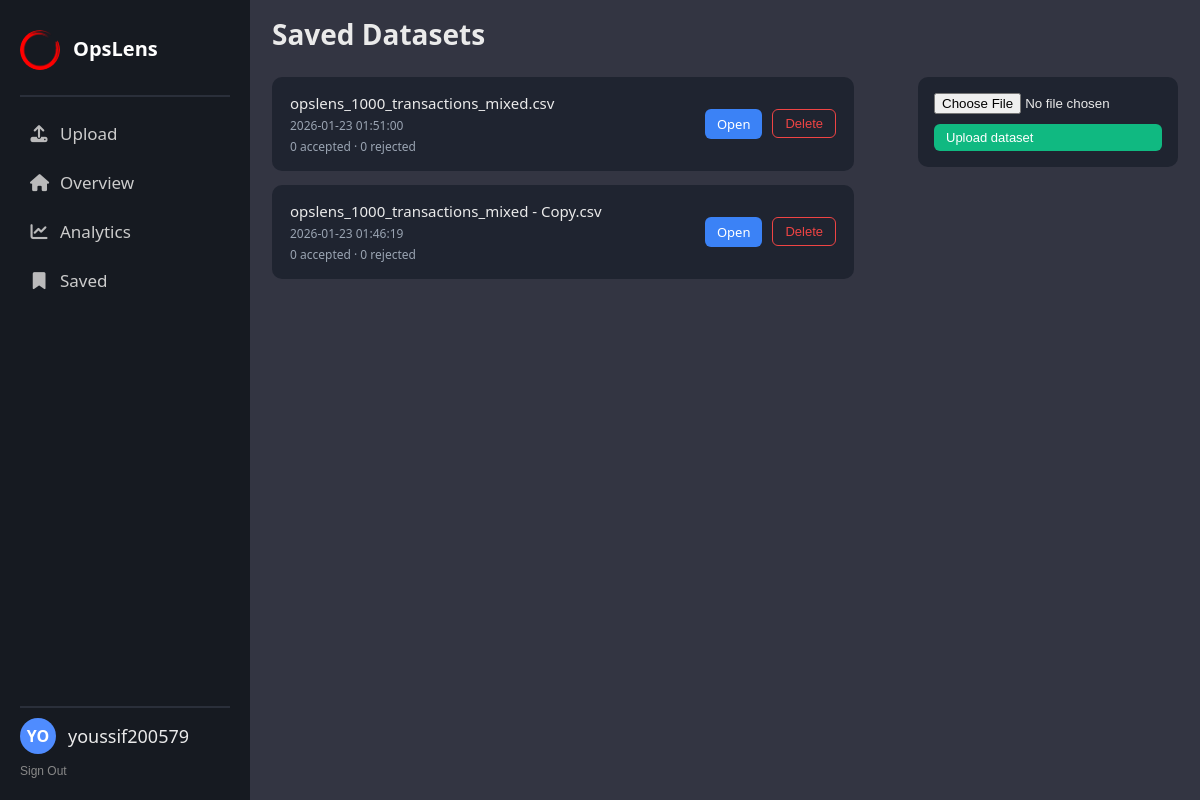
/saved (signed in), run on the app's committed database.
### tables this page shows
CREATE TABLE datasets (
        id INTEGER PRIMARY KEY AUTOINCREMENT,
        user_id INTEGER,
        filename TEXT NOT NULL,
        raw_csv TEXT NOT NULL,
        uploaded_at TIMESTAMP DEFAULT CURRENT_TIMESTAMP, content_hash TEXT, schema_version TEXT NOT NULL DEFAULT 'transactions-v1', status TEXT NOT NULL DEFAULT 'completed', total_rows INTEGER NOT NULL DEFAULT 0, accepted_rows INTEGER NOT NULL DEFAULT 0, rejected_rows INTEGER NOT NULL DEFAULT 0, duplicate_rows INTEGER NOT NULL DEFAULT 0, completed_at TEXT,
        FOREIGN KEY(user_id) REFERENCES users(id)
        
    );

### app/routes.py (the view)
@bp.route("/saved")
def saved():
    if not current_user_id():
        session["next"] = url_for("main.saved")
        return redirect(url_for("main.login"))
    page = max(request.args.get("page", 1, type=int), 1)
    per_page = min(max(request.args.get("per_page", 20, type=int), 1), 100)
    datasets = get_db().execute(
        """SELECT id, filename, uploaded_at, total_rows, accepted_rows, rejected_rows FROM datasets
           WHERE user_id = ? AND status = 'completed' ORDER BY uploaded_at DESC, id DESC LIMIT ? OFFSET ?""",
        (current_user_id(), per_page + 1, (page - 1) * per_page)).fetchall()
    return render_template("saved.html", datasets=datasets[:per_page], page=page, has_next=len(datasets) > per_page)

### app/db.py (called while the page is built)
def connect_database(path):
    path = Path(path)
    path.parent.mkdir(parents=True, exist_ok=True)
    connection = sqlite3.connect(path, timeout=30, isolation_level=None)
    connection.row_factory = sqlite3.Row
    connection.execute("PRAGMA foreign_keys = ON")
    connection.execute("PRAGMA busy_timeout = 30000")
    connection.execute("PRAGMA journal_mode = WAL")
    return connection

def get_db():
    if "db" not in g:
        g.db = connect_database(current_app.config["DATABASE"])
    return g.db

### app/routes.py (called while the page is built)
def current_user_id():
    return session.get("user_id")

@bp.app_context_processor
def inject_user():
    user = None
    if current_user_id():
        row = get_db().execute("SELECT email FROM users WHERE id = ?", (current_user_id(),)).fetchone()
        if row:
            user = {"email": row["email"], "name": row["email"].split("@")[0], "avatar": row["email"][:2].upper()}
    return {"current_user": user}

### app/templates/saved.html (shortened to what this page needs)
{% extends "layout.html" %}
{% block content %}
<h1 class="page-title">Saved Datasets</h1>
<div class="saved-layout">
  <div class="dataset-list">
    {% for d in datasets %}
      <div class="dataset-card">
        <div class="dataset-info">
          <div class="dataset-name">{{ d.filename }}</div>
          <div class="dataset-date">{{ d.uploaded_at }}</div>
          <div class="dataset-date">{{ d.accepted_rows }} accepted · {{ d.rejected_rows }} rejected</div>
        </div>
        <div class="dataset-actions">
          <a href="/open/{{ d.id }}" class="btn btn-open">Open</a>
          <form method="post" action="/delete/{{ d.id }}"><button class="btn btn-delete" type="submit">Delete</button></form>
        </div>
      </div>
    {% endfor %}
  </div>
  <div class="upload-panel">
    <form method="POST" action="/saved/upload" enctype="multipart/form-data">
      <input type="file" name="file" required>
      <button type="submit" class="btn btn-upload">Upload dataset</button>
    </form>
  </div>
</div>
{% endblock %}

### app/templates/layout.html (shortened to what this page needs)
<!DOCTYPE html>
<html>
    <head>
        <link
            rel="stylesheet"
            href="https://cdnjs.cloudflare.com/ajax/libs/font-awesome/6.5.0/css/all.min.css"
        />
    </head>
    <link rel="stylesheet" href="{{ url_for('static', filename='styles.css') }}">
    <body>
        <div class = "app">
        <aside class = "sidebar">
            <div class = "sidebar-top">
                <div class="logo-wrap">
                    <img
                        src="{{ url_for('static', filename='images/opslens-logo.png') }}"
                        alt="OpsLens logo"
                        class="logo-img"
                    />
                    <h2 class="logo">OpsLens</h2>
                </div>
                <nav class = "sidebar-nav">
                    <a href="/" class = "nav-item">
                        <i class ="fa-solid fa-upload"></i>
                        <span>Upload</span>
                    </a>
                    <a href="/dashboard" class = "nav-item">
                        <i class ="fa-solid fa-house"></i>
                        <span>Overview</span>
                    </a>
                    <a href="/analytics" class = "nav-item">
                        <i class ="fa-solid fa-chart-line"></i>
                        <span>Analytics</span>
                    </a>
                    <a href="/saved" class = "nav-item">
                        <i class ="fa-solid fa-bookmark"></i>
                        <span>Saved</span>
                    </a>
                </nav>
            </div>
            <div class="sidebar-bottom">
                {% if current_user %}
                    <div class="account-info">
                    <div class="avatar">{{ current_user.avatar }}</div>
                    <div class="name">{{ current_user.name }}</div>
                    </div>
                    <form method="post" action="{{ url_for('main.logout') }}"><button class="switch link-button" type="submit">Sign Out</button></form>
                {% else %}
                    <a href="/login" class="switch-signin">Sign In</a>
                {% endif %}
            </div>
        </aside>
        <main class = "content">
            {% block content %}{% endblock %}
        </main>
        </div>
    </body>
</html>

### app/static/styles.css (style rules this page uses)
*, *::before, *::after { box-sizing: border-box; }
html, body { height: 100%; margin: 0; overflow: hidden; }
body { font-family: system-ui, sans-serif; background: #333542; color: #eaeaea; padding: 0; }
.app { display: flex; height: 100vh; overflow: hidden; }
.sidebar { width: 250px; flex: 0 0 250px; background: #161a21; padding: 20px; display: flex; flex-direction: column; justify-content: space-between; height: 100%; overflow: hidden; }
.sidebar-top { display: flex; flex-direction: column; }
.sidebar-bottom { border-top: 2px solid #2a2f3a; padding-top: 10px; }
.sidebar .logo { color: #ffffff; margin: 0 0 18px 0; }
.logo-wrap { display: flex; align-items: center; gap: 13px; margin-bottom: 15px; margin-top: 10px; border-bottom: 2px solid #2a2f3a; padding-bottom: 10px; }
.logo-img { width: 40px; height: 40px; border-radius: 50%; object-fit: cover; margin-bottom: 15px; }
.sidebar nav a { display: flex; color: #ccc; text-decoration: none; padding: 10px 10px; margin-bottom: 6px; font-size: 17px; font-weight: 500; align-items: center; gap: 12px; }
.sidebar nav a i { width: 18px; text-align: center; opacity: 0.9; }
.sidebar nav a:last-child { margin-bottom: 0; }
.account-info { display: flex; align-items: center; gap: 12px; cursor: pointer; }
.avatar { width: 36px; height: 36px; background: #4f8cff; color: white; border-radius: 50%; display: flex; align-items: center; justify-content: center; font-weight: 700; flex: 0 0 36px; }
.account-info .name { font-size: 18px; }
.switch { font-size: 12px; color: #888; margin-top: 10px; }
.content { flex: 1; min-width: 0; height: 100%; overflow: hidden; padding: 15px 22px; }
h1, h2 { margin: 0 0 10px 0; }
.logo { display: flex; align-items: center; gap: 10px; font-weight: 700; font-size: 20px; }
.page-title { font-size: 28px; margin-bottom: 24px; font-weight: 600; }
.saved-layout { display: flex; gap: 32px; align-items: flex-start; }
.dataset-list { flex: 1; display: flex; flex-direction: column; gap: 14px; }
.dataset-card { background: #1f2430; border-radius: 10px; padding: 16px 18px; display: flex; justify-content: space-between; align-items: center; transition: background 0.2s ease; }
.dataset-info { display: flex; flex-direction: column; gap: 4px; }
.dataset-name { font-weight: 500; font-size: 15px; }
.dataset-date { font-size: 12px; color: #9aa4b2; }
.dataset-actions { display: flex; gap: 10px; }
.btn { padding: 6px 12px; border-radius: 6px; font-size: 13px; text-decoration: none; cursor: pointer; border: none; display: inline-flex; align-items: center; }
.btn-open { background: #3b82f6; color: white; }
.btn-delete { background: transparent; color: #ef4444; border: 1px solid #ef4444; }
.upload-panel { width: 260px; background: #1f2430; border-radius: 10px; padding: 16px; }
.upload-panel form { display: flex; flex-direction: column; gap: 10px; }
.btn-upload { background: #10b981; color: white; }
.link-button { border: 0; background: none; cursor: pointer; padding: 0; }

### data on the page
datasets: filename "opslens_1000_transactions_mixed.csv", uploaded_at "2026-01-23 01:51:00", accepted_rows "0", rejected_rows "0"
datasets: filename "opslens_1000_transactions_mixed - Copy.csv", uploaded_at "2026-01-23 01:46:19", accepted_rows "0", rejected_rows "0"

### other printed values
{{ current_user.avatar }} "YO"
{{ current_user.name }} "youssif200579"
